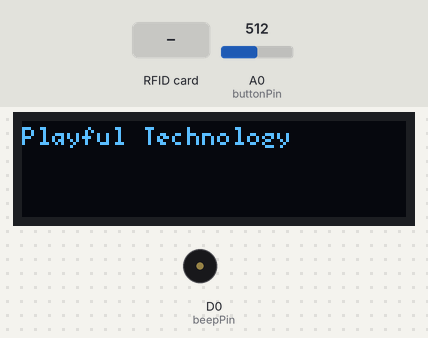
A sketch run on a simulated ESP8266 (NodeMCU). Shown: 128×32 one-colour display, buzzer (waves = sounding, pin HIGH). The test bench sets the inputs (shaded band); at power-on: A0 (buttonPin) = 512. EEPROM starts erased; what the sketch prints to the serial monitor is not drawn.

Above: at 1.5 s.
1.6 s: RFID card 5E 7A 19 C4 held to the reader
3.1 s: A0 (buttonPin) set to 610
Timing chart, 0 to 6.1 s (numbered marks = the images above; inputs shaded):
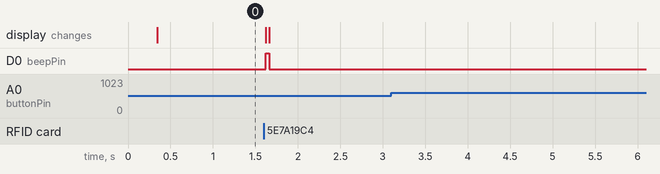

Measured:
- after the input at 1.6 s, D0 (beepPin): LOW → HIGH at once, → LOW 0.04 s later
- after the input at 3.1 s, every drawn part: stays the same

The sketch:

MFRC522_Tester.ino
```cpp
// DEFINES
#define MFRC522_SPICLOCK (400000u)

#include <EEPROM.h>
#define EEPROM_SIZE 64

// INCLUDES
#include <SPI.h>
#include <MFRC522.h>
#include <U8g2lib.h>

// CONSTANTS
constexpr uint8_t ssPin = D8;
constexpr uint8_t clkPin = D1, dataPin = D2;
constexpr uint8_t beepPin = D0;
constexpr uint8_t buttonPin = A0;
constexpr int buttonThreshold = 600;


// GLOBALS
MFRC522 mfrc522(ssPin);
U8G2_SSD1306_128X32_UNIVISION_F_HW_I2C u8g2(
  U8G2_R0, U8X8_PIN_NONE, clkPin, dataPin
);

// Last UID seen by reader
byte currentUID[10] = {0};
byte currentUIDSize = 0;
bool tagPresent = false;
bool beepActive = false;
unsigned long beepEnd = 0;


// ---------- HELPERS ----------
void beep(uint16_t durationMs = 10) {
  digitalWrite(beepPin, HIGH);
  beepEnd = millis() + durationMs;
  beepActive = true;
}

void uidToString(const byte *uid, byte size, char *out) {
  for (byte i = 0; i < size; i++) {
    sprintf(&out[i * 2], "%02X", uid[i]);
  }
  out[size * 2] = '\0';
}

void printUID(const byte *uid, byte size) {
  for (byte i = 0; i < size; i++) {
    if (uid[i] < 0x10) Serial.print("0");
    Serial.print(uid[i], HEX);
  }
  Serial.println();
}

bool uidEquals(const byte *a, byte aSize, const byte *b, byte bSize) {
  if (aSize != bSize) return false;
  return memcmp(a, b, aSize) == 0;
}

void showUIDOnOLED(const byte *uid, byte size) {
  char tagStr[21];  // max 10-byte UID => 20 hex chars + NUL
  uidToString(uid, size, tagStr);

  //u8g2.clearBuffer();
  u8g2.setDrawColor(0);
  u8g2.drawBox(0, 10, 128, 22);
  u8g2.setDrawColor(1);              // restore normal drawing

  if (size < 5) {
    u8g2.setFont(u8g2_font_inb16_mr);
  } else {
    u8g2.setFont(u8g2_font_t0_15b_mr);
  }

  u8g2.drawStr(8, 32, tagStr);
  u8g2.sendBuffer();
}

void clearOLEDTagArea() {
  // u8g2.clearBuffer();
  u8g2.setDrawColor(0);
  u8g2.drawBox(0, 10, 128, 22);
  u8g2.setDrawColor(1);              // restore normal drawing
  u8g2.sendBuffer();
}

// Presence check for any PICC, including a card that is already being held there
bool PICC_IsAnyCardPresent() {
  byte atqa[2];
  byte atqaSize = sizeof(atqa);
  // Reset some reader settings expected by REQA/WUPA
  mfrc522.PCD_WriteRegister(MFRC522::TxModeReg, 0x00);
  mfrc522.PCD_WriteRegister(MFRC522::RxModeReg, 0x00);
  mfrc522.PCD_WriteRegister(MFRC522::ModWidthReg, 0x26);
  MFRC522::StatusCode result = mfrc522.PICC_WakeupA(atqa, &atqaSize);
  return (result == MFRC522::STATUS_OK || result == MFRC522::STATUS_COLLISION);
}

// Read current UID if possible
bool readCurrentUID(byte *uidOut, byte &sizeOut) {
  if (!mfrc522.PICC_ReadCardSerial()) {
    return false;
  }
  sizeOut = mfrc522.uid.size;
  memcpy(uidOut, mfrc522.uid.uidByte, sizeOut);
  mfrc522.PICC_HaltA();
  mfrc522.PCD_StopCrypto1();
  return true;
}

bool isSameAsStored() {
  byte storedSize = EEPROM.read(0);
  if (storedSize != currentUIDSize) return false;
  for (byte i = 0; i < storedSize; i++) {
    if (EEPROM.read(1 + i) != currentUID[i]) return false;
  }
  return true;
}

void saveUIDToEEPROM(const byte *uid, byte size) {
  EEPROM.write(0, size);
  for (byte i = 0; i < size; i++) {
    EEPROM.write(1 + i, uid[i]);
  }
  EEPROM.commit();
}

void printStoredUIDFromEEPROM() {
  byte storedSize = EEPROM.read(0);
  if (storedSize == 0 || storedSize > 10) {
    Serial.println("No UID stored");
    return;
  }
  byte storedUID[10];
  for (byte i = 0; i < storedSize; i++) {
    storedUID[i] = EEPROM.read(1 + i);
  }
  Serial.print("Stored UID: ");
  printUID(storedUID, storedSize);
}

// ---------- SETUP ----------
void setup() {
  Serial.begin(115200);
  delay(200);
  Serial.println();
  Serial.println(__FILE__ " " __DATE__);

  SPI.begin();
  mfrc522.PCD_Init();
  delay(50);
  mfrc522.PCD_DumpVersionToSerial();

  u8g2.setI2CAddress(0x3C << 1);
  u8g2.begin();
  u8g2.clearBuffer();
  u8g2.setFont(u8g2_font_5x7_mr);
  u8g2.drawStr(0, 8, "Playful Technology");
  u8g2.sendBuffer();

  pinMode(beepPin, OUTPUT);
  digitalWrite(beepPin, LOW);

  pinMode(buttonPin, INPUT);

  EEPROM.begin(EEPROM_SIZE);
  printStoredUIDFromEEPROM();
}

// ---------- LOOP ----------
void loop() {
  // 1) Check whether any card is physically present right now
  bool anyCardPresent = PICC_IsAnyCardPresent();

  if (anyCardPresent) {
    byte newUID[10];
    byte newUIDSize = 0;

    // 2) Try to read UID of the present card
    if (readCurrentUID(newUID, newUIDSize)) {
      bool changed = !tagPresent || !uidEquals(newUID, newUIDSize, currentUID, currentUIDSize);

      if (changed) {
        memcpy(currentUID, newUID, newUIDSize);
        currentUIDSize = newUIDSize;
        tagPresent = true;

        Serial.print("UID: ");
        printUID(currentUID, currentUIDSize);

        showUIDOnOLED(currentUID, currentUIDSize);
        beep();
      } else {
        // Same card still present
        tagPresent = true;
      }
    } else {
      // Card is still present but UID wasn't read this pass.
      // Do not mark it removed.
      tagPresent = true;
    }
  } else {
    // 3) Only treat as removed when no PICC responds at all
    if (tagPresent) {
      Serial.println("Tag removed");
      clearOLEDTagArea();

      tagPresent = false;
      currentUIDSize = 0;
    }
  }

  // 4) Button on A0: save currently detected UID
  static bool buttonHandled = false;
  int buttonValue = analogRead(buttonPin);
  if (buttonValue > buttonThreshold && !buttonHandled) {
    buttonHandled = true;
    Serial.print("Button pressed: ");
    Serial.println(buttonValue);
    if (tagPresent && currentUIDSize > 0) {
      if (!isSameAsStored()) {
        saveUIDToEEPROM(currentUID, currentUIDSize);
        Serial.println("UID saved to EEPROM");
      } else {
        Serial.println("UID already stored");
      }
      beep(50);
    } else {
      Serial.println("No UID to save");
    }
  }
  if (buttonValue < buttonThreshold) {
    buttonHandled = false;
  }
  // 5) Stop a beep if it's active
  if (beepActive && millis() > beepEnd) {
    digitalWrite(beepPin, LOW);
    beepActive = false;
  }
  // 6) OPTIONAL After repeated PICC_WakeupA() calls, the reader can occasionally drift.
  // Add a soft reset occasionally:
  static unsigned long lastReset = 0;
  if (millis() - lastReset > 10000) {
    mfrc522.PCD_Init();
    lastReset = millis();
  }

  //delay(5);
}
```
